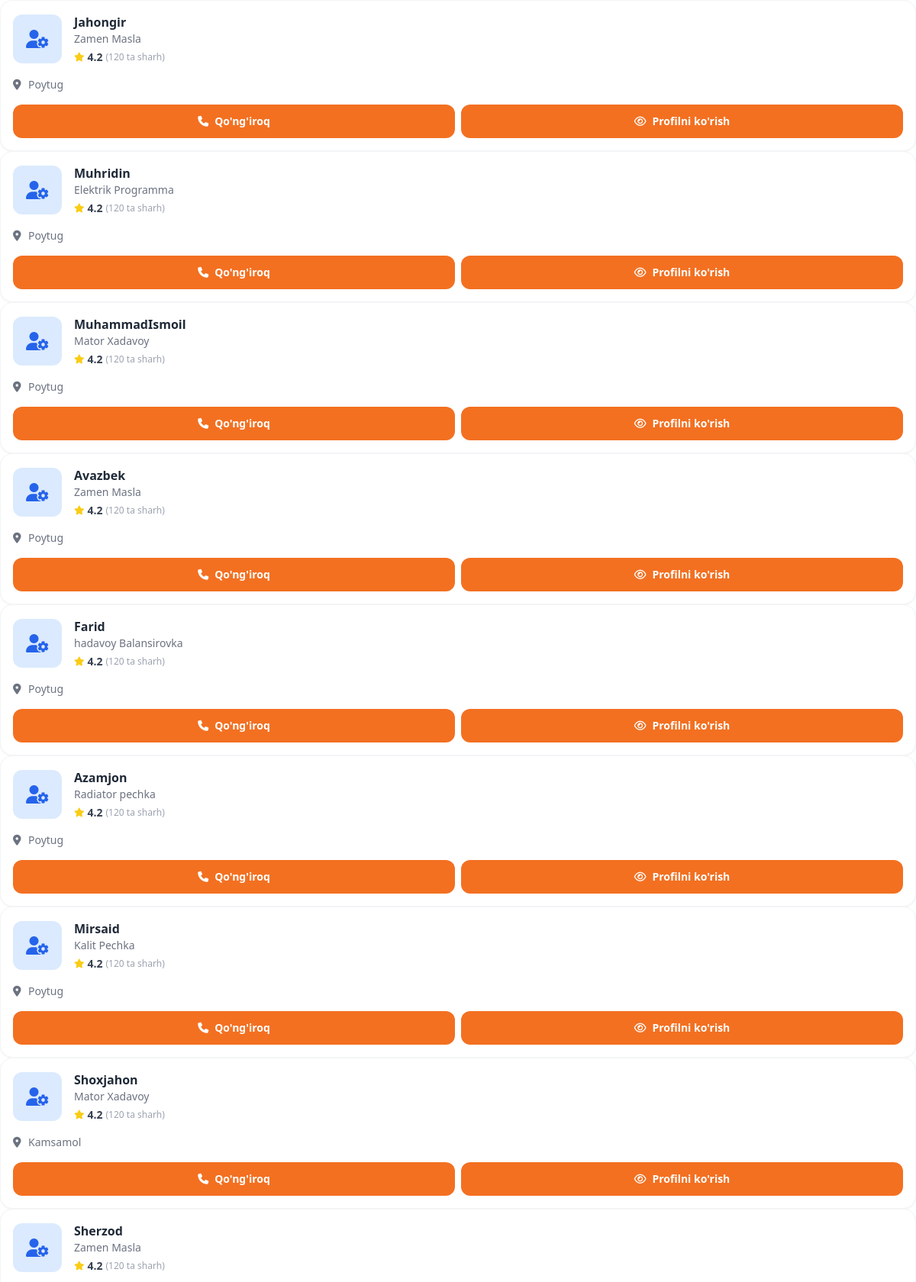
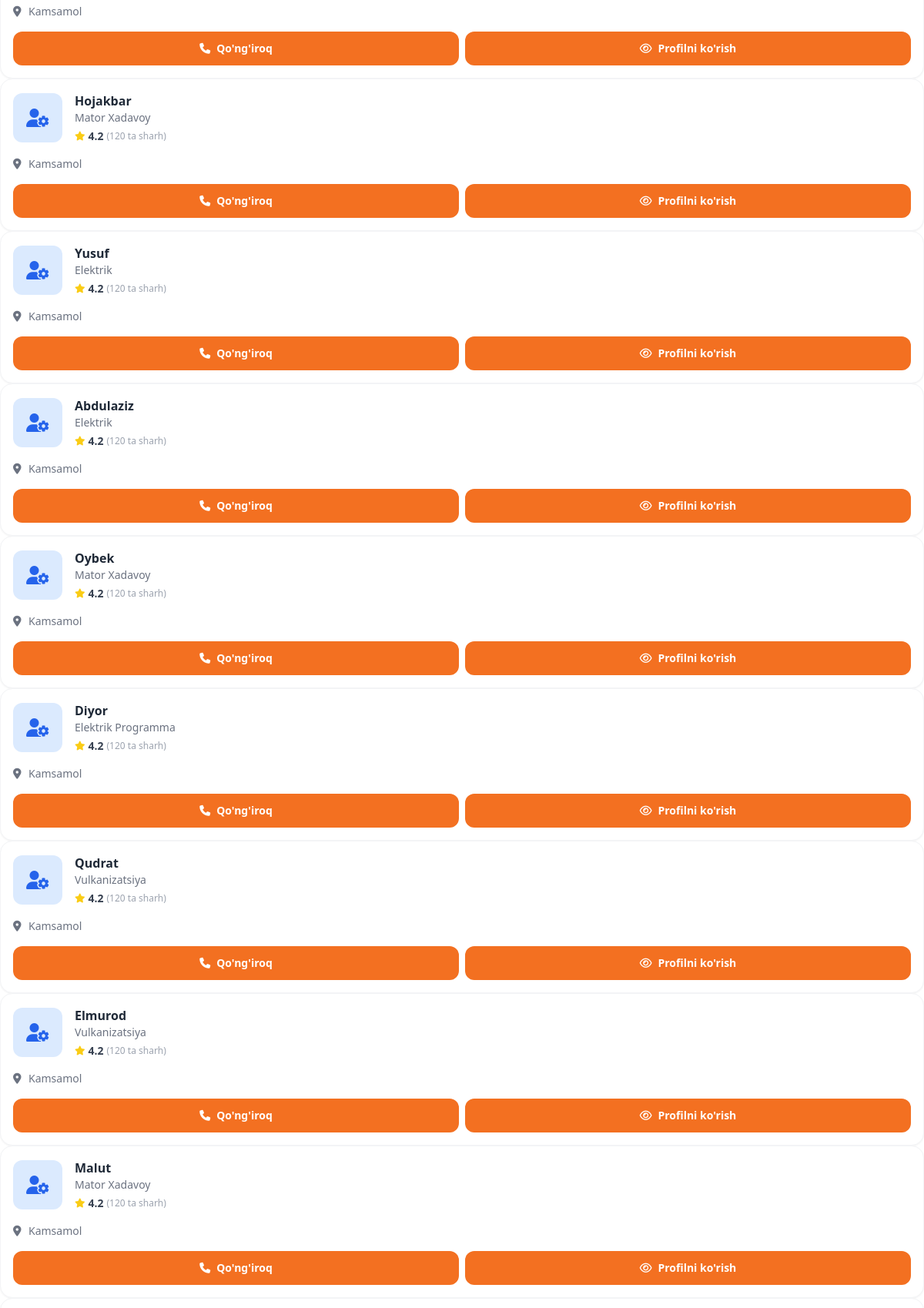
/uz/all_master (upper part), run on the app's committed database (2 pictures, top to bottom).
### Avto/models.py (models this page shows, shortened)
class Usta(models.Model):
    ism = models.CharField(max_length=100)
    tajriba_yil = models.PositiveIntegerField()
    ishlar = models.ManyToManyField(IshTuri)  # Bu many-to-many
    telefon = models.CharField(max_length=20)
    shahar = models.CharField(max_length=50, null=True)
    yoshi = models.IntegerField(null=True)

class IshTuri(models.Model):
    nomi = models.CharField(max_length=50, null=True, blank=True)

### Avto/views.py (the view)
# urls.py: path("all_master", all_masters, name="all_master"),
def all_masters(request):
    ustalar = Usta.objects.all()
    return render(request, "all_masters.html", {
        'ustalar': ustalar
    })

### Avto/templates/all_masters.html (shortened to what this page needs)
{% extends "base.html" %}
{% block content %}
{% for usta in ustalar %}
<div class="bg-white rounded-2xl p-4 shadow-sm border border-gray-100 flex flex-col space-y-4">
    <div class="flex items-start justify-between">
        <div class="flex items-center">
            <div class="w-16 h-16 bg-blue-100 rounded-xl flex items-center justify-center">
                <i class="fa-solid fa-user-gear text-blue-600 text-2xl"></i>
            </div>
            <div class="ml-4">
                <h3 class="font-bold text-gray-800">{{ usta.ism }}</h3>
                <p class="text-sm text-gray-500">
                    {% for ish in usta.ishlar.all %}
                    {{ ish.nomi }}{% if not forloop.last %}, {% endif %}
                    {% empty %}
                    Ishlar ko‘rsatilmagan
                    {% endfor %}
                </p>
                <div class="flex items-center mt-1">
                    <i class="fa-solid fa-star text-yellow-400 text-xs"></i>
                    <span class="text-sm font-bold ml-1 text-gray-700">4.2</span>
                    <span class="text-xs text-gray-400 ml-1">(120 ta sharh)</span>
                </div>
            </div>
        </div>
    </div>
    <div class="flex items-center text-gray-500 text-sm">
        <i class="fa-solid fa-location-dot w-5"></i>
        <span>{{ usta.shahar }}</span>
    </div>
    <div class="flex space-x-2">
        <a href="tel:{{ usta.telefon }}"
            class="flex-1 bg-[#F37021] text-white py-3 rounded-xl font-semibold text-sm flex items-center justify-center gap-2 active:scale-95 transition-all">
            <i class="fa-solid fa-phone"></i> Qo'ng'iroq
        </a>
        <a href="{% url 'usta_profile' usta.id %}"
            class="flex-1 bg-[#F37021] text-white py-3 rounded-xl font-semibold text-sm flex items-center justify-center gap-2 active:scale-95 transition-all">
            <i class="fa-regular fa-eye"></i> Profilni ko'rish
        </a>
    </div>
</div>
{% endfor %}
{% endblock %}

### data on the page
Usta: ism "Jahongir", shahar "Poytug"
IshTuri: nomi "Zamen Masla"
Usta: ism "Muhridin", shahar "Poytug"
IshTuri: nomi "Elektrik Programma"
Usta: ism "MuhammadIsmoil", shahar "Poytug"
IshTuri: nomi "Mator Xadavoy"
Usta: ism "Avazbek", shahar "Poytug"
Usta: ism "Farid", shahar "Poytug"
IshTuri: nomi "hadavoy Balansirovka"
Usta: ism "Azamjon", shahar "Poytug"
IshTuri: nomi "Radiator pechka"
Usta: ism "Mirsaid", shahar "Poytug"
IshTuri: nomi "Kalit Pechka"
Usta: ism "Shoxjahon", shahar "Kamsamol"
Usta: ism "Sherzod", shahar "Kamsamol"
Usta: ism "Hojakbar", shahar "Kamsamol"
Usta: ism "Yusuf", shahar "Kamsamol"
IshTuri: nomi "Elektrik"
Usta: ism "Abdulaziz", shahar "Kamsamol"
Usta: ism "Oybek", shahar "Kamsamol"
Usta: ism "Diyor", shahar "Kamsamol"
Usta: ism "Qudrat", shahar "Kamsamol"
IshTuri: nomi "Vulkanizatsiya"
Usta: ism "Elmurod", shahar "Kamsamol"
Usta: ism "Malut", shahar "Kamsamol"
